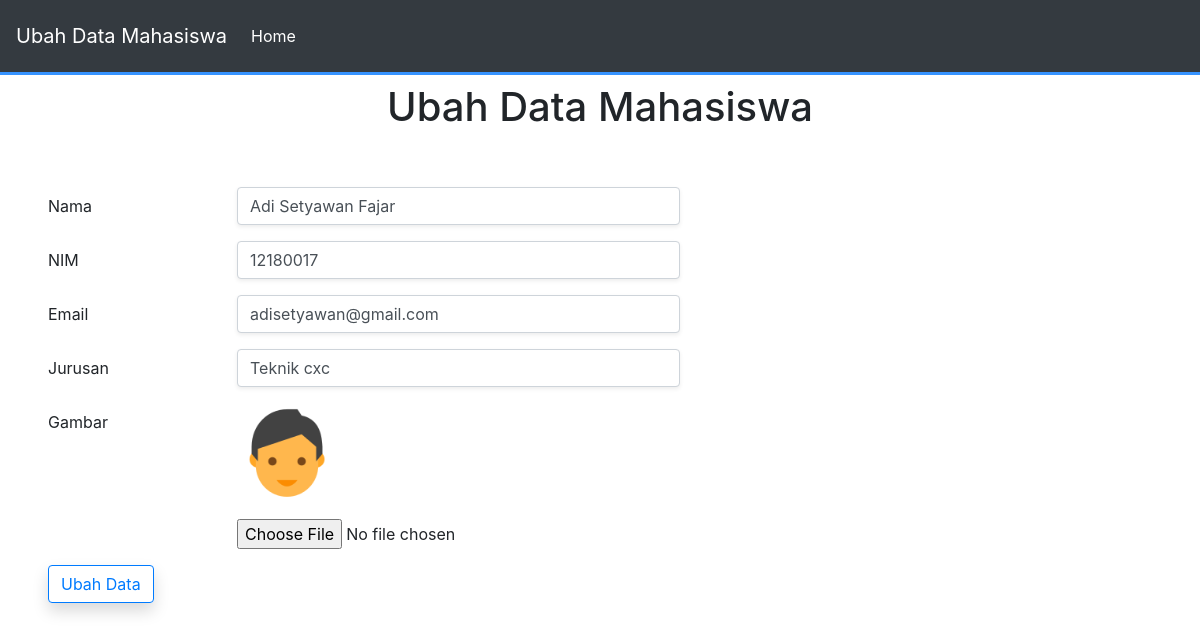
The page /ubah.php?id=2 (signed in) on the database its author committed.
### tables this page shows
CREATE TABLE `mahasiswa` (
  `id` int(11) NOT NULL,
  `nama` varchar(200) NOT NULL,
  `nim` varchar(10) NOT NULL,
  `email` varchar(100) NOT NULL,
  `jurusan` varchar(100) NOT NULL,
  `gambar` varchar(100) NOT NULL
);

### functions.php (called while the page is built, shortened)
<?php
$conn = mysqli_connect("sql109.epizy.com", "epiz_26022556", "hNwc2tAD1mNTT", "epiz_26022556_phpdasar");
function query($query)
{
  global $conn;
  $result = mysqli_query($conn, $query);
  $rows = [];
  while ($row = mysqli_fetch_assoc($result)) {
    $rows[] = $row;
  }
  return $rows;
}

### ubah.php (the view, shortened to what this page needs)
<?php
require 'functions.php';
$id = $_GET["id"];
$mhs = query("SELECT * FROM mahasiswa WHERE id = $id")[0];
?>
<!DOCTYPE html>
<html lang="en">
<head>
  <link rel="stylesheet" href="css/bootstrap.min.css">
  <link rel="stylesheet" href="css/style.css">
  <link rel="stylesheet" href="css/all.css">
</head>
<body>
  <nav class="navbar navbar-expand-lg navbar-dark bg-dark p-3">
    <a class="navbar-brand" href="#">Ubah Data Mahasiswa</a>
    <div class="collapse navbar-collapse" id="navbarSupportedContent">
      <ul class="navbar-nav mr-auto">
        <li class="nav-item active">
          <a class="nav-link" href="index.php">Home<span class="sr-only">(current)</span></a>
        </li>
      </ul>
    </div>
  </nav>
  <h1 class="text-center mt-2">Ubah Data Mahasiswa</h1>
  <form action="" method="post" class="p-5" enctype="multipart/form-data">
    <div class="form-group row">
      <label for="nama" class="col-sm-2 col-form-label">Nama</label>
      <div class="col-sm-5">
        <input type="text" class="form-control shadow-sm rounded" name="nama" id="nama" placeholder="col-form-label" required value="<?= $mhs["nama"] ?>">
      </div>
    </div>
    <div class="form-group row">
      <label for="nim" class="col-sm-2 col-form-label">NIM</label>
      <div class="col-sm-5">
        <input type="text" class="form-control shadow-sm rounded" name="nim" id="nim" placeholder="col-form-label" required value="<?= $mhs["nim"] ?>">
      </div>
    </div>
    <div class="form-group row">
      <label for="email" class="col-sm-2 col-form-label">Email</label>
      <div class="col-sm-5">
        <input type="email" class="form-control shadow-sm rounded" name="email" id="email" placeholder="col-form-label" required value="<?= $mhs["email"] ?>">
      </div>
    </div>
    <div class="form-group row">
      <label for="jurusan" class="col-sm-2 col-form-label">Jurusan</label>
      <div class="col-sm-5">
        <input type="jurusan" class="form-control shadow-sm rounded" name="jurusan" id="jurusan" placeholder="col-form-label" required value="<?= $mhs["jurusan"] ?>">
      </div>
    </div>
    <div class="form-group row">
      <label for="gambar" class="col-sm-2 col-form-label">Gambar</label>
      <div class="col-sm-5">
        <img src="img/<?= $mhs['gambar']; ?>" alt="gambar" width="100" height="100" class="rounded-circle mr-3 mb-3">
        <input type="file" name="gambar" id="gambar">
      </div>
    </div>
    <button type="submit" name="submit" class="btn btn-outline-primary shadow rounded">Ubah Data</button>
  </form>
</body>
</html>

### css/style.css (style rules this page uses)
* { margin: 0; padding: 0; box-sizing: border-box; }
.navbar { border-bottom: 3px solid #3693ff; }

### rows shown on the page
mahasiswa: nama "Adi Setyawan Fajar", nim "12180017", email "adisetyawan@gmail.com", jurusan "Teknik cxc", gambar (picture)
